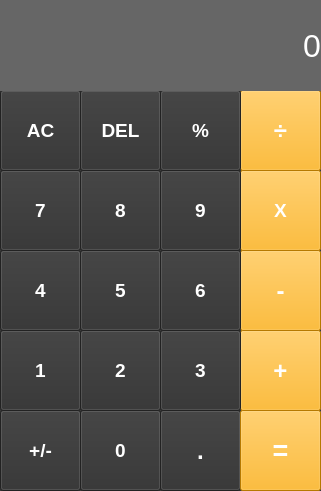
<?xml version="1.0" encoding="UTF-8"?>
<ui version="4.0">
 <class>UI_Calculator</class>
 <widget class="QMainWindow" name="UI_Calculator">
  <property name="geometry">
   <rect>
    <x>0</x>
    <y>0</y>
    <width>321</width>
    <height>491</height>
   </rect>
  </property>
  <property name="windowTitle">
   <string>MainWindow</string>
  </property>
  <widget class="QWidget" name="centralwidget">
   <property name="styleSheet">
    <string notr="true">color: rgb(255, 255, 255);
background-color: rgb(58, 58, 58);</string>
   </property>
   <widget class="QPushButton" name="pushButton_negetive">
    <property name="geometry">
     <rect>
      <x>0</x>
      <y>410</y>
      <width>81</width>
      <height>81</height>
     </rect>
    </property>
    <property name="font">
     <font>
      <pointsize>14</pointsize>
      <weight>75</weight>
      <bold>true</bold>
     </font>
    </property>
    <property name="styleSheet">
     <string notr="true">QPushButton {
background-color: rgb(48, 48, 48);
}
QPushButton:hover {
border:2px solid;
border-color: rgb(0, 170, 255);
}
QPushButton:pressed {
color: rgb(48, 48, 48);
background-color: rgb(255, 255, 255);
}</string>
    </property>
    <property name="text">
     <string>+/-</string>
    </property>
   </widget>
   <widget class="QPushButton" name="pushButton_decimal">
    <property name="geometry">
     <rect>
      <x>160</x>
      <y>410</y>
      <width>81</width>
      <height>81</height>
     </rect>
    </property>
    <property name="font">
     <font>
      <pointsize>18</pointsize>
      <weight>75</weight>
      <bold>true</bold>
     </font>
    </property>
    <property name="styleSheet">
     <string notr="true">QPushButton {
background-color: rgb(48, 48, 48);
}
QPushButton:hover {
border:2px solid;
border-color: rgb(0, 170, 255);
}
QPushButton:pressed {
color: rgb(48, 48, 48);
background-color: rgb(255, 255, 255);
}</string>
    </property>
    <property name="text">
     <string>.</string>
    </property>
   </widget>
   <widget class="QPushButton" name="pushButton_0">
    <property name="geometry">
     <rect>
      <x>80</x>
      <y>410</y>
      <width>81</width>
      <height>81</height>
     </rect>
    </property>
    <property name="font">
     <font>
      <pointsize>14</pointsize>
      <weight>75</weight>
      <bold>true</bold>
     </font>
    </property>
    <property name="styleSheet">
     <string notr="true">QPushButton {
background-color: rgb(48, 48, 48);
}
QPushButton:hover {
border:2px solid;
border-color: rgb(0, 170, 255);
}
QPushButton:pressed {
color: rgb(48, 48, 48);
background-color: rgb(255, 255, 255);
}</string>
    </property>
    <property name="text">
     <string>0</string>
    </property>
   </widget>
   <widget class="QPushButton" name="pushButton_substract">
    <property name="geometry">
     <rect>
      <x>240</x>
      <y>250</y>
      <width>81</width>
      <height>81</height>
     </rect>
    </property>
    <property name="font">
     <font>
      <pointsize>18</pointsize>
      <weight>75</weight>
      <bold>true</bold>
     </font>
    </property>
    <property name="styleSheet">
     <string notr="true">QPushButton {
background-color: rgb(255, 170, 0);
}
QPushButton:hover {
border:3px solid;
border-color: rgb(0, 170, 255);
}
QPushButton:pressed {
color: rgb(255, 170, 0);
background-color: rgb(48, 48, 48);
}</string>
    </property>
    <property name="text">
     <string>-</string>
    </property>
   </widget>
   <widget class="QPushButton" name="pushButton_equal">
    <property name="geometry">
     <rect>
      <x>240</x>
      <y>410</y>
      <width>81</width>
      <height>81</height>
     </rect>
    </property>
    <property name="font">
     <font>
      <pointsize>20</pointsize>
      <weight>75</weight>
      <bold>true</bold>
     </font>
    </property>
    <property name="styleSheet">
     <string notr="true">QPushButton {
background-color: rgb(255, 170, 0);
}
QPushButton:hover {
border:3px solid;
border-color: rgb(0, 170, 255);
}
QPushButton:pressed {
color: rgb(255, 170, 0);
background-color: rgb(48, 48, 48);
}</string>
    </property>
    <property name="text">
     <string>=</string>
    </property>
   </widget>
   <widget class="QPushButton" name="pushButton_multiply">
    <property name="geometry">
     <rect>
      <x>240</x>
      <y>170</y>
      <width>81</width>
      <height>81</height>
     </rect>
    </property>
    <property name="font">
     <font>
      <pointsize>14</pointsize>
      <weight>75</weight>
      <bold>true</bold>
     </font>
    </property>
    <property name="styleSheet">
     <string notr="true">QPushButton {
background-color: rgb(255, 170, 0);
}
QPushButton:hover {
border:3px solid;
border-color: rgb(0, 170, 255);
}
QPushButton:pressed {
color: rgb(255, 170, 0);
background-color: rgb(48, 48, 48);
}</string>
    </property>
    <property name="text">
     <string>X</string>
    </property>
   </widget>
   <widget class="QPushButton" name="pushButton_add">
    <property name="geometry">
     <rect>
      <x>240</x>
      <y>330</y>
      <width>81</width>
      <height>81</height>
     </rect>
    </property>
    <property name="font">
     <font>
      <pointsize>18</pointsize>
      <weight>75</weight>
      <bold>true</bold>
     </font>
    </property>
    <property name="styleSheet">
     <string notr="true">QPushButton {
background-color: rgb(255, 170, 0);
}
QPushButton:hover {
border:3px solid;
border-color: rgb(0, 170, 255);
}
QPushButton:pressed {
color: rgb(255, 170, 0);
background-color: rgb(48, 48, 48);
}</string>
    </property>
    <property name="text">
     <string>+</string>
    </property>
   </widget>
   <widget class="QPushButton" name="pushButton_divide">
    <property name="geometry">
     <rect>
      <x>240</x>
      <y>90</y>
      <width>81</width>
      <height>81</height>
     </rect>
    </property>
    <property name="font">
     <font>
      <pointsize>18</pointsize>
      <weight>75</weight>
      <bold>true</bold>
     </font>
    </property>
    <property name="styleSheet">
     <string notr="true">QPushButton {
background-color: rgb(255, 170, 0);
}
QPushButton:hover {
border:3px solid;
border-color: rgb(0, 170, 255);
}
QPushButton:pressed {
color: rgb(255, 170, 0);
background-color: rgb(48, 48, 48);
}</string>
    </property>
    <property name="text">
     <string>÷</string>
    </property>
   </widget>
   <widget class="QPushButton" name="pushButton_1">
    <property name="geometry">
     <rect>
      <x>0</x>
      <y>330</y>
      <width>81</width>
      <height>81</height>
     </rect>
    </property>
    <property name="font">
     <font>
      <pointsize>14</pointsize>
      <weight>75</weight>
      <bold>true</bold>
     </font>
    </property>
    <property name="styleSheet">
     <string notr="true">QPushButton {
background-color: rgb(48, 48, 48);
}
QPushButton:hover {
border:2px solid;
border-color: rgb(0, 170, 255);
}
QPushButton:pressed {
color: rgb(48, 48, 48);
background-color: rgb(255, 255, 255);
}</string>
    </property>
    <property name="text">
     <string>1</string>
    </property>
   </widget>
   <widget class="QPushButton" name="pushButton_3">
    <property name="geometry">
     <rect>
      <x>160</x>
      <y>330</y>
      <width>81</width>
      <height>81</height>
     </rect>
    </property>
    <property name="font">
     <font>
      <pointsize>14</pointsize>
      <weight>75</weight>
      <bold>true</bold>
     </font>
    </property>
    <property name="styleSheet">
     <string notr="true">QPushButton {
background-color: rgb(48, 48, 48);
}
QPushButton:hover {
border:2px solid;
border-color: rgb(0, 170, 255);
}
QPushButton:pressed {
color: rgb(48, 48, 48);
background-color: rgb(255, 255, 255);
}</string>
    </property>
    <property name="text">
     <string>3</string>
    </property>
   </widget>
   <widget class="QPushButton" name="pushButton_2">
    <property name="geometry">
     <rect>
      <x>80</x>
      <y>330</y>
      <width>81</width>
      <height>81</height>
     </rect>
    </property>
    <property name="font">
     <font>
      <pointsize>14</pointsize>
      <weight>75</weight>
      <bold>true</bold>
     </font>
    </property>
    <property name="styleSheet">
     <string notr="true">QPushButton {
background-color: rgb(48, 48, 48);
}
QPushButton:hover {
border:2px solid;
border-color: rgb(0, 170, 255);
}
QPushButton:pressed {
color: rgb(48, 48, 48);
background-color: rgb(255, 255, 255);
}</string>
    </property>
    <property name="text">
     <string>2</string>
    </property>
   </widget>
   <widget class="QPushButton" name="pushButton_4">
    <property name="geometry">
     <rect>
      <x>0</x>
      <y>250</y>
      <width>81</width>
      <height>81</height>
     </rect>
    </property>
    <property name="font">
     <font>
      <pointsize>14</pointsize>
      <weight>75</weight>
      <bold>true</bold>
     </font>
    </property>
    <property name="styleSheet">
     <string notr="true">QPushButton {
background-color: rgb(48, 48, 48);
}
QPushButton:hover {
border:2px solid;
border-color: rgb(0, 170, 255);
}
QPushButton:pressed {
color: rgb(48, 48, 48);
background-color: rgb(255, 255, 255);
}</string>
    </property>
    <property name="text">
     <string>4</string>
    </property>
   </widget>
   <widget class="QPushButton" name="pushButton_6">
    <property name="geometry">
     <rect>
      <x>160</x>
      <y>250</y>
      <width>81</width>
      <height>81</height>
     </rect>
    </property>
    <property name="font">
     <font>
      <pointsize>14</pointsize>
      <weight>75</weight>
      <bold>true</bold>
     </font>
    </property>
    <property name="styleSheet">
     <string notr="true">QPushButton {
background-color: rgb(48, 48, 48);
}
QPushButton:hover {
border:2px solid;
border-color: rgb(0, 170, 255);
}
QPushButton:pressed {
color: rgb(48, 48, 48);
background-color: rgb(255, 255, 255);
}</string>
    </property>
    <property name="text">
     <string>6</string>
    </property>
   </widget>
   <widget class="QPushButton" name="pushButton_5">
    <property name="geometry">
     <rect>
      <x>80</x>
      <y>250</y>
      <width>81</width>
      <height>81</height>
     </rect>
    </property>
    <property name="font">
     <font>
      <pointsize>14</pointsize>
      <weight>75</weight>
      <bold>true</bold>
     </font>
    </property>
    <property name="styleSheet">
     <string notr="true">QPushButton {
background-color: rgb(48, 48, 48);
}
QPushButton:hover {
border:2px solid;
border-color: rgb(0, 170, 255);
}
QPushButton:pressed {
color: rgb(48, 48, 48);
background-color: rgb(255, 255, 255);
}</string>
    </property>
    <property name="text">
     <string>5</string>
    </property>
   </widget>
   <widget class="QPushButton" name="pushButton_7">
    <property name="geometry">
     <rect>
      <x>0</x>
      <y>170</y>
      <width>81</width>
      <height>81</height>
     </rect>
    </property>
    <property name="font">
     <font>
      <pointsize>14</pointsize>
      <weight>75</weight>
      <bold>true</bold>
     </font>
    </property>
    <property name="styleSheet">
     <string notr="true">QPushButton {
background-color: rgb(48, 48, 48);
}
QPushButton:hover {
border:2px solid;
border-color: rgb(0, 170, 255);
}
QPushButton:pressed {
color: rgb(48, 48, 48);
background-color: rgb(255, 255, 255);
}</string>
    </property>
    <property name="text">
     <string>7</string>
    </property>
   </widget>
   <widget class="QPushButton" name="pushButton_9">
    <property name="geometry">
     <rect>
      <x>160</x>
      <y>170</y>
      <width>81</width>
      <height>81</height>
     </rect>
    </property>
    <property name="font">
     <font>
      <pointsize>14</pointsize>
      <weight>75</weight>
      <bold>true</bold>
     </font>
    </property>
    <property name="styleSheet">
     <string notr="true">QPushButton {
background-color: rgb(48, 48, 48);
}
QPushButton:hover {
border:2px solid;
border-color: rgb(0, 170, 255);
}
QPushButton:pressed {
color: rgb(48, 48, 48);
background-color: rgb(255, 255, 255);
}</string>
    </property>
    <property name="text">
     <string>9</string>
    </property>
   </widget>
   <widget class="QPushButton" name="pushButton_8">
    <property name="geometry">
     <rect>
      <x>80</x>
      <y>170</y>
      <width>81</width>
      <height>81</height>
     </rect>
    </property>
    <property name="font">
     <font>
      <pointsize>14</pointsize>
      <weight>75</weight>
      <bold>true</bold>
     </font>
    </property>
    <property name="styleSheet">
     <string notr="true">QPushButton {
background-color: rgb(48, 48, 48);
}
QPushButton:hover {
border:2px solid;
border-color: rgb(0, 170, 255);
}
QPushButton:pressed {
color: rgb(48, 48, 48);
background-color: rgb(255, 255, 255);
}</string>
    </property>
    <property name="text">
     <string>8</string>
    </property>
   </widget>
   <widget class="QPushButton" name="pushButton_clear">
    <property name="geometry">
     <rect>
      <x>0</x>
      <y>90</y>
      <width>81</width>
      <height>81</height>
     </rect>
    </property>
    <property name="font">
     <font>
      <pointsize>14</pointsize>
      <weight>75</weight>
      <bold>true</bold>
     </font>
    </property>
    <property name="styleSheet">
     <string notr="true">QPushButton {
background-color: rgb(48, 48, 48);
}
QPushButton:hover {
border:2px solid;
border-color: rgb(0, 170, 255);
}
QPushButton:pressed {
color: rgb(48, 48, 48);
background-color: rgb(255, 255, 255);
}</string>
    </property>
    <property name="text">
     <string>AC</string>
    </property>
   </widget>
   <widget class="QPushButton" name="pushButton_percent">
    <property name="geometry">
     <rect>
      <x>160</x>
      <y>90</y>
      <width>81</width>
      <height>81</height>
     </rect>
    </property>
    <property name="font">
     <font>
      <pointsize>14</pointsize>
      <weight>75</weight>
      <bold>true</bold>
     </font>
    </property>
    <property name="styleSheet">
     <string notr="true">QPushButton {
background-color: rgb(48, 48, 48);
}
QPushButton:hover {
border:2px solid;
border-color: rgb(0, 170, 255);
}
QPushButton:pressed {
color: rgb(48, 48, 48);
background-color: rgb(255, 255, 255);
}</string>
    </property>
    <property name="text">
     <string>%</string>
    </property>
   </widget>
   <widget class="QPushButton" name="pushButton_delete">
    <property name="geometry">
     <rect>
      <x>80</x>
      <y>90</y>
      <width>81</width>
      <height>81</height>
     </rect>
    </property>
    <property name="font">
     <font>
      <pointsize>14</pointsize>
      <weight>75</weight>
      <bold>true</bold>
     </font>
    </property>
    <property name="styleSheet">
     <string notr="true">QPushButton {
background-color: rgb(48, 48, 48);
}
QPushButton:hover {
border:2px solid;
border-color: rgb(0, 170, 255);
}
QPushButton:pressed {
color: rgb(48, 48, 48);
background-color: rgb(255, 255, 255);
}</string>
    </property>
    <property name="text">
     <string>DEL</string>
    </property>
   </widget>
   <widget class="QLabel" name="label">
    <property name="geometry">
     <rect>
      <x>0</x>
      <y>0</y>
      <width>321</width>
      <height>91</height>
     </rect>
    </property>
    <property name="font">
     <font>
      <pointsize>24</pointsize>
      <weight>50</weight>
      <bold>false</bold>
     </font>
    </property>
    <property name="styleSheet">
     <string notr="true">background-color: rgb(102, 102, 102);</string>
    </property>
    <property name="text">
     <string>0</string>
    </property>
    <property name="alignment">
     <set>Qt::AlignRight|Qt::AlignTrailing|Qt::AlignVCenter</set>
    </property>
   </widget>
  </widget>
 </widget>
 <resources/>
 <connections/>
</ui>
